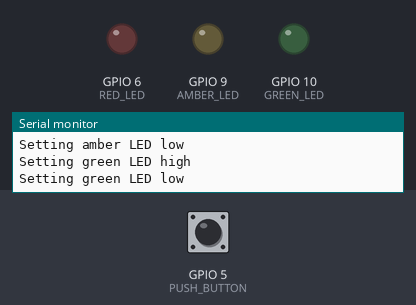
Simulated run of this sketch. Board: ESP32-S3. Parts: output pins drawn as LEDs (lit = HIGH), the last lines printed to the serial monitor. Inputs (shaded band) come from the test bench; at power-on: GPIO 5 (PUSH_BUTTON) HIGH.

Above: at 6.3 s.
6.4 s: GPIO 5 (PUSH_BUTTON) pulled LOW for 0.15 s
At 8.7 s:
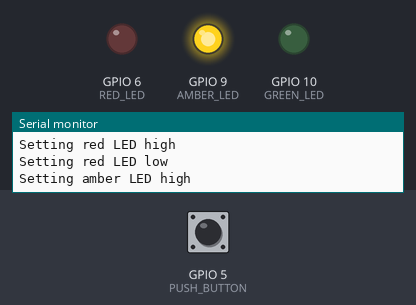
At 11.4 s:
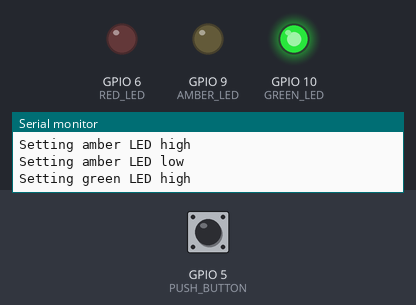
Timing chart, 0 to 13.9 s (numbered marks = the images above; inputs shaded):
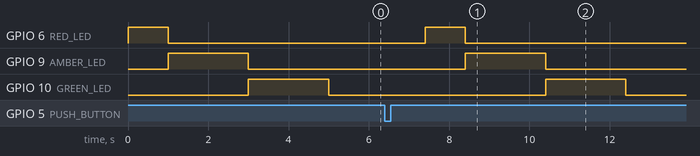

The sketch:

03-traffic-lights.ino
```cpp
#define PUSH_BUTTON 5
#define RED_LED 6
#define AMBER_LED 9
#define GREEN_LED 10

bool useInternalLED = true;

// the setup function runs once when you press reset or power the board
void setup() {
  pinMode(PUSH_BUTTON, INPUT_PULLUP);

  pinMode(RED_LED, OUTPUT);
  pinMode(AMBER_LED, OUTPUT);
  pinMode(GREEN_LED, OUTPUT);
}

// the loop function runs over and over again forever
void loop() {
  if (digitalRead(PUSH_BUTTON) == LOW) {
    Serial.printf("Switch has been pressed \n");
    useInternalLED = !useInternalLED;
    delay(1000);
  }

  if (useInternalLED) {
    Serial.printf("Setting red LED high\n");
    digitalWrite(RED_LED, HIGH);
    delay(1000);

    Serial.printf("Setting red LED low\n");
    digitalWrite(RED_LED, LOW);

    Serial.printf("Setting amber LED high\n");
    digitalWrite(AMBER_LED, HIGH);
    delay(2000);

    Serial.printf("Setting amber LED low\n");
    digitalWrite(AMBER_LED, LOW);

    Serial.printf("Setting green LED high\n");
    digitalWrite(GREEN_LED, HIGH);
    delay(2000);

    Serial.printf("Setting green LED low\n");
    digitalWrite(GREEN_LED, LOW);
    delay(500);

    useInternalLED = ! useInternalLED;
  }
}
```

Measured:
- after the input at 6.4 s, GPIO 6 (RED_LED): LOW → HIGH after 1.0 s, → LOW 1.0 s later; GPIO 9 (AMBER_LED): LOW → HIGH after 2.0 s, → LOW 2.0 s later; GPIO 10 (GREEN_LED): LOW → HIGH after 4.0 s, → LOW 2.0 s later
